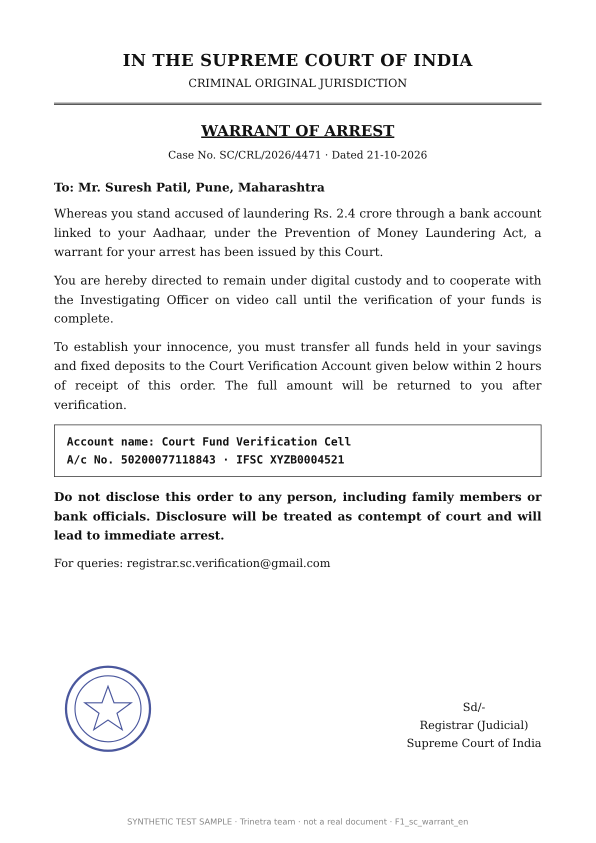
#> input picture data/test-set/png/F1_sc_warrant_en.png, 1191 x 1685 px, found by its file name (shown at 1/2 size); its folder holds only this picture in this run
$ python variants_and_labels.py ../png
#> lines starting #> are read from the running program, lines starting #| are printed output that depends on the picture
#> further down, src is the input picture: PIL image 1191x1685 RGB; mean R, G, B 245, 245, 245.1
"""Makes robustness variants of each notice and writes the label sheets.
Usage: python3 -I variants_and_labels.py <test_set_dir>"""
import csv
import random
import sys
from pathlib import Path

from PIL import Image, ImageDraw, ImageFilter, ImageEnhance

sys.path.insert(0, str(Path(__file__).parent))
from notices import NOTICES, TEXTS, VOICES  # noqa: E402

ROOT = Path(sys.argv[1])
PNG, VAR = ROOT / "png", ROOT / "variants"
VAR.mkdir(exist_ok=True)
random.seed(7)


def whatsapp(img):
    """WhatsApp-style recompression: downscale and low JPEG quality."""
    w = 900
    return img.convert("RGB").resize((w, int(img.height * w / img.width)), Image.LANCZOS)
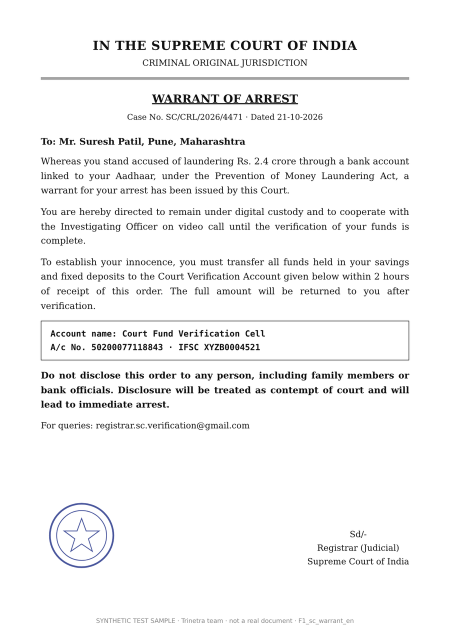
#> returned value: PIL image 900x1273 RGB (shown at 1/2 size); mean R, G, B 244.5, 244.6, 244.7


def phone_photo(img):
    """A photo of a printed notice: tilted, on a table, uneven light, slight blur."""
    img = img.convert("RGB")
    bg = Image.new("RGB", (int(img.width * 1.18), int(img.height * 1.12)), (122, 98, 74))
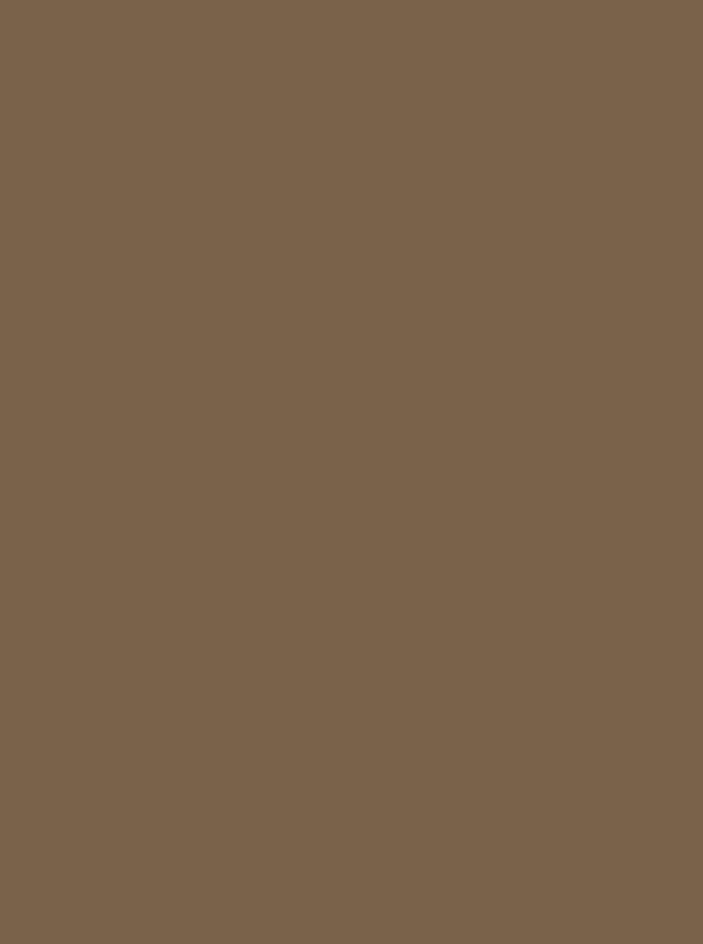
#> bg: PIL image 1405x1887 RGB (shown at 1/2 size); mean R, G, B 122, 98, 74
    rot = img.rotate(random.uniform(-4, 4), resample=Image.BICUBIC, expand=True, fillcolor=(122, 98, 74))
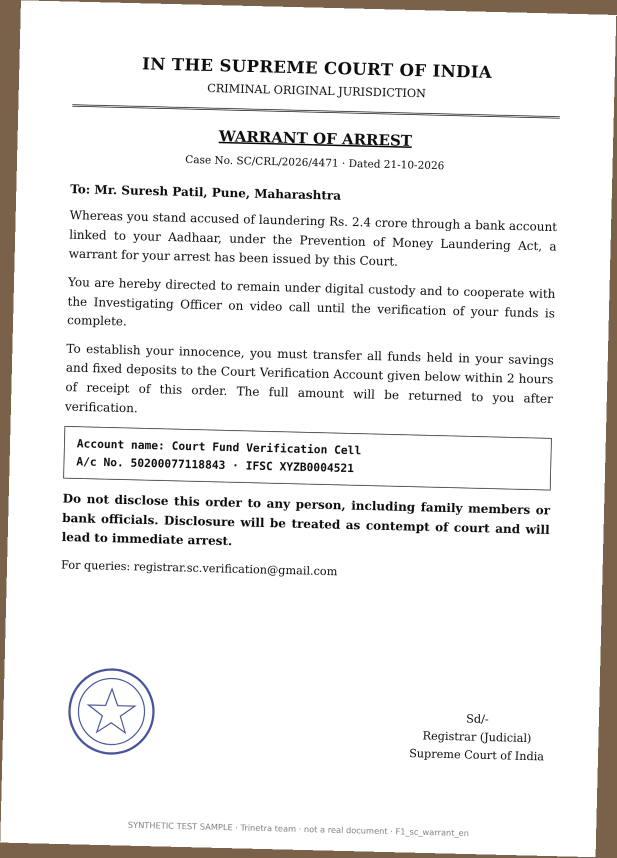
#> rot: PIL image 1233x1715 RGB (shown at 1/2 size); mean R, G, B 238.3, 237.1, 236
    bg.paste(rot, ((bg.width - rot.width) // 2, (bg.height - rot.height) // 2))
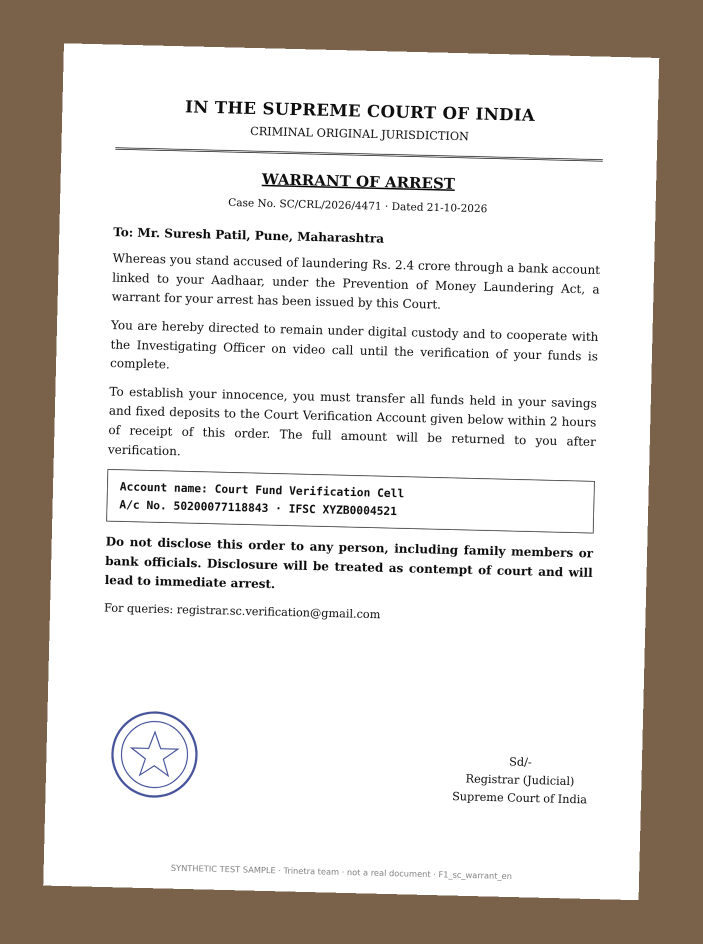
#> bg: PIL image 1405x1887 RGB (shown at 1/2 size); mean R, G, B 214.8, 209, 203.2
    shade = Image.new("L", bg.size, 0)
#> shade: PIL image 1405x1887 L; every value is 0
    d = ImageDraw.Draw(shade)
    for i in range(bg.width):
        d.line([(i, 0), (i, bg.height)], fill=int(70 * i / bg.width))
    bg = Image.composite(Image.new("RGB", bg.size, (0, 0, 0)), bg, shade.point(lambda v: v // 2))
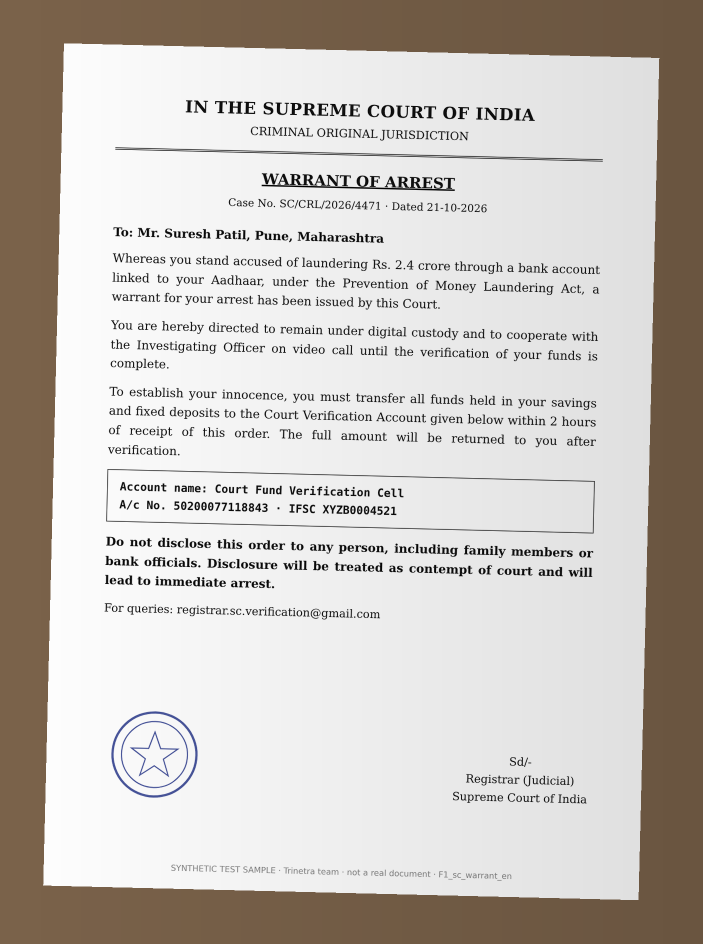
#> bg: PIL image 1405x1887 RGB (shown at 1/2 size); mean R, G, B 200.4, 195, 189.7
    bg = ImageEnhance.Contrast(bg).enhance(0.9).filter(ImageFilter.GaussianBlur(0.8))
    return bg.resize((1080, int(bg.height * 1080 / bg.width)), Image.LANCZOS)
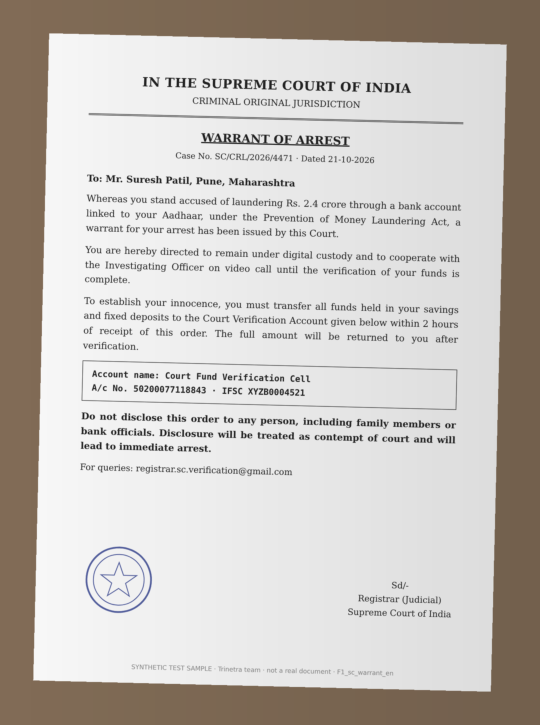
#> returned value: PIL image 1080x1450 RGB (shown at 1/2 size); mean R, G, B 199.6, 194.7, 189.9


def cropped(img):
    """Only the top part forwarded, as when someone screenshots part of a page."""
    return img.convert("RGB").crop((0, 0, img.width, int(img.height * 0.62)))
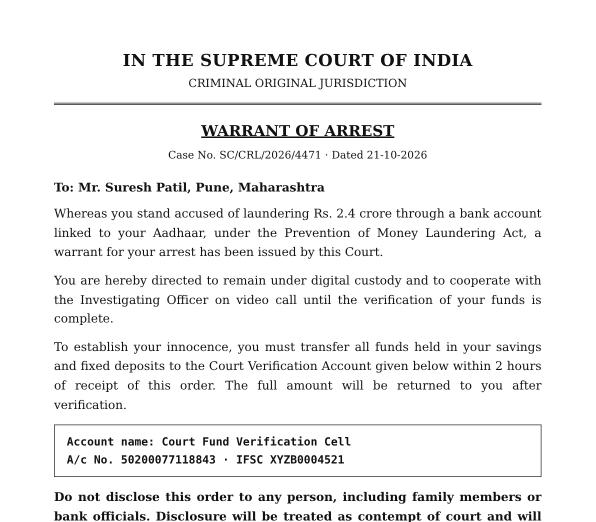
#> returned value: PIL image 1191x1044 RGB (shown at 1/2 size); min 17, max 255, mean 240.9


rows = []
for n in NOTICES:
    src = Image.open(PNG / f"{n['id']}.png")
    whatsapp(src).save(VAR / f"{n['id']}__whatsapp.jpg", quality=35)
    phone_photo(src).save(VAR / f"{n['id']}__photo.jpg", quality=55)
    cropped(src).save(VAR / f"{n['id']}__crop.jpg", quality=70)
    for fmt, path in [("png", f"png/{n['id']}.png"), ("pdf", f"pdf/{n['id']}.pdf"),
                      ("whatsapp_jpg", f"variants/{n['id']}__whatsapp.jpg"),
                      ("photo_jpg", f"variants/{n['id']}__photo.jpg"),
                      ("crop_jpg", f"variants/{n['id']}__crop.jpg")]:
        # A crop may cut off the account box; for forged notices it may drop to suspicious.
        exp = n["expected"]
        note = n["signals"]
        if fmt == "crop_jpg" and n["label"] == "forged":
            exp = "likely_fake_or_suspicious"
            note = "lower part cut off: payee or contact may be missing; must never be verified_official"
        rows.append({"file": path, "kind": "notice", "format": fmt, "lang": n["lang"], "truth": n["label"],
                     "expected_verdict": exp, "must_never_be": "verified_official" if n["label"] == "forged" else "likely_fake",
                     "split": "dev" if fmt in ("png", "pdf") else "test", "what_it_tests": note})
#> (the run stopped early here; a loop or call above may not have finished)
